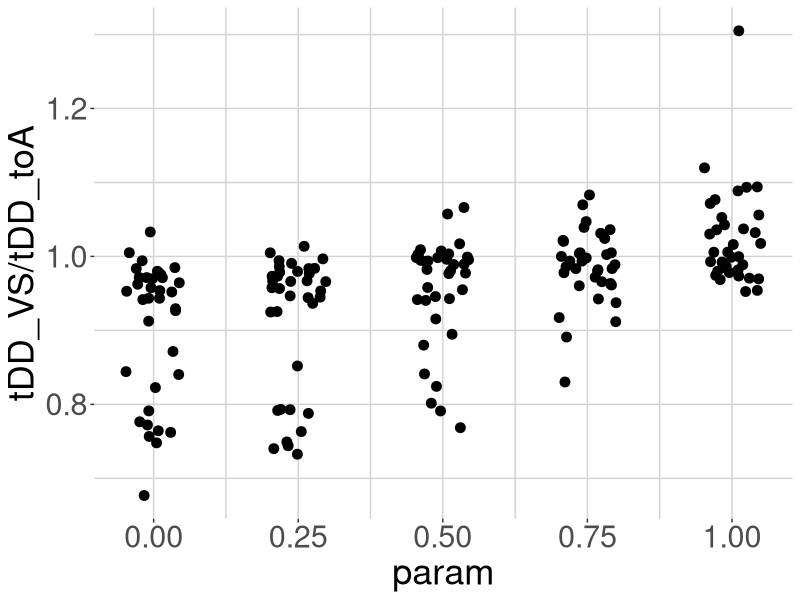
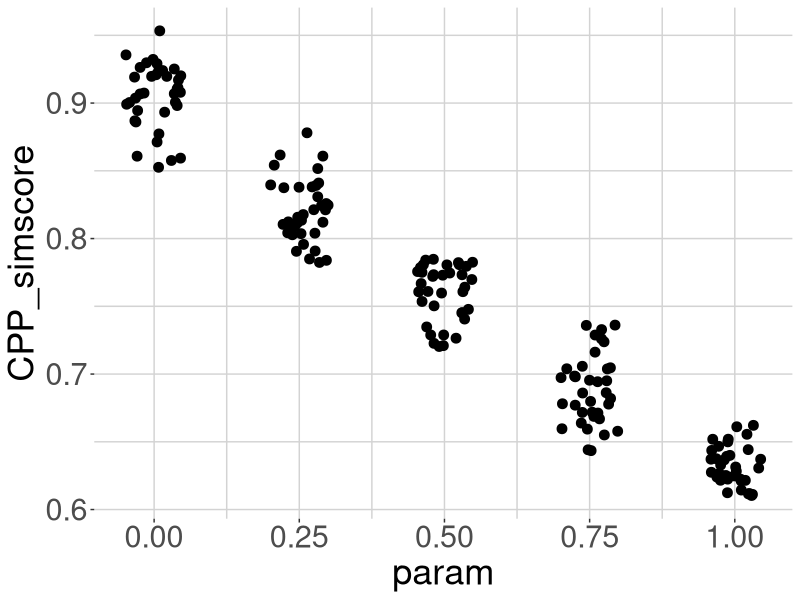
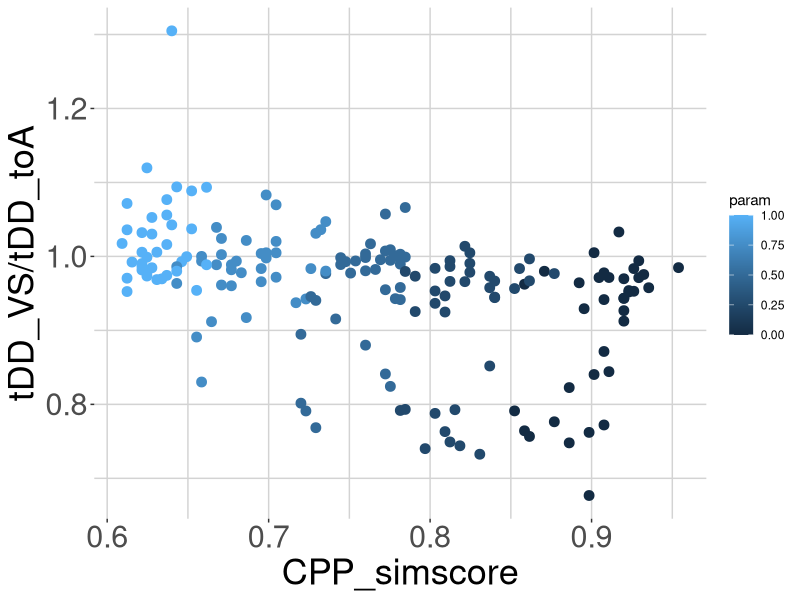

Write R code to recreate these figures, in order.
library(ggplot2)

df = read.csv("./run_logs/2022-12-06_jUFLP_simscores.csv",
              stringsAsFactors = FALSE)

ggplot(df)+
  geom_jitter(aes(x = param, y = tDD_VS / tDD_toA), width=0.05, size=3)+
  theme(
    axis.text.x = element_text(size=22),
    axis.text.y = element_text(size=22),
    axis.title.x = element_text(size = 26),
    axis.title.y = element_text(size = 26),
    panel.background = element_blank(),
    panel.grid.major = element_line(size = 0.5, linetype = 'solid',
                                    colour = "lightgrey"),
    panel.grid.minor.x = element_line(size=0.5,linetype = 'solid', colour = "lightgrey"),
    panel.grid.minor.y = element_line(size=0.5,linetype = 'solid', colour = "lightgrey"))
    ## end of styling

ggplot(df)+
  geom_jitter(aes(x = param, y = CPP_simscore), width=0.05, size=3)+
  theme(
    axis.text.x = element_text(size=22),
    axis.text.y = element_text(size=22),
    axis.title.x = element_text(size = 26),
    axis.title.y = element_text(size = 26),
    panel.background = element_blank(),
    panel.grid.major = element_line(size = 0.5, linetype = 'solid',
                                    colour = "lightgrey"),
    panel.grid.minor.x = element_line(size=0.5,linetype = 'solid', colour = "lightgrey"),
    panel.grid.minor.y = element_line(size=0.5,linetype = 'solid', colour = "lightgrey"))
## end of styling

ggplot(df)+
  geom_point(aes(x=CPP_simscore, y=tDD_VS / tDD_toA, color=param), size=3)+
  theme(
    axis.text.x = element_text(size=22),
    axis.text.y = element_text(size=22),
    axis.title.x = element_text(size = 26),
    axis.title.y = element_text(size = 26),
    panel.background = element_blank(),
    panel.grid.major = element_line(size = 0.5, linetype = 'solid',
                                    colour = "lightgrey"),
    panel.grid.minor.x = element_line(size=0.5,linetype = 'solid', colour = "lightgrey"),
    panel.grid.minor.y = element_line(size=0.5,linetype = 'solid', colour = "lightgrey"))
## end of styling
